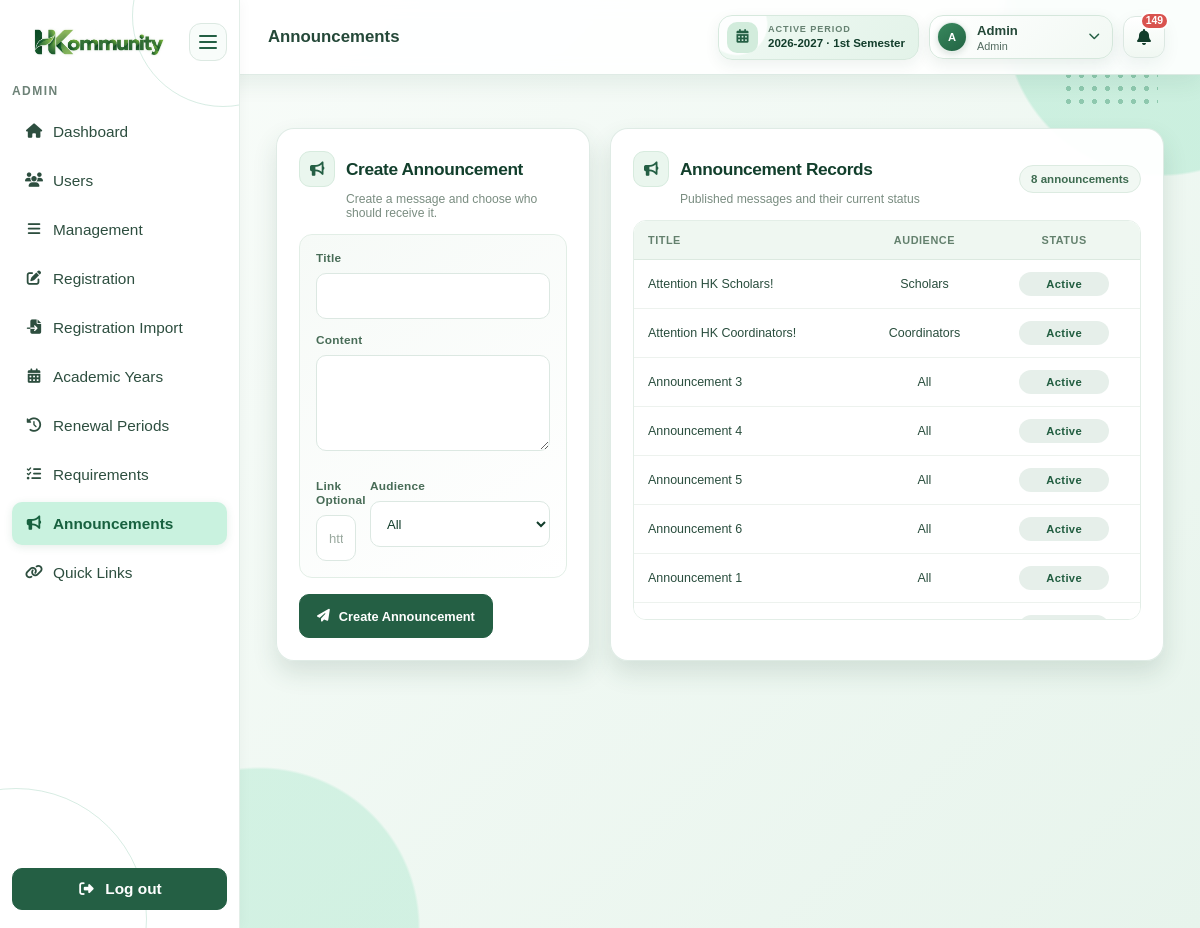
/public/admin/announcements.php (signed in), run on an earlier commit of the app's database.
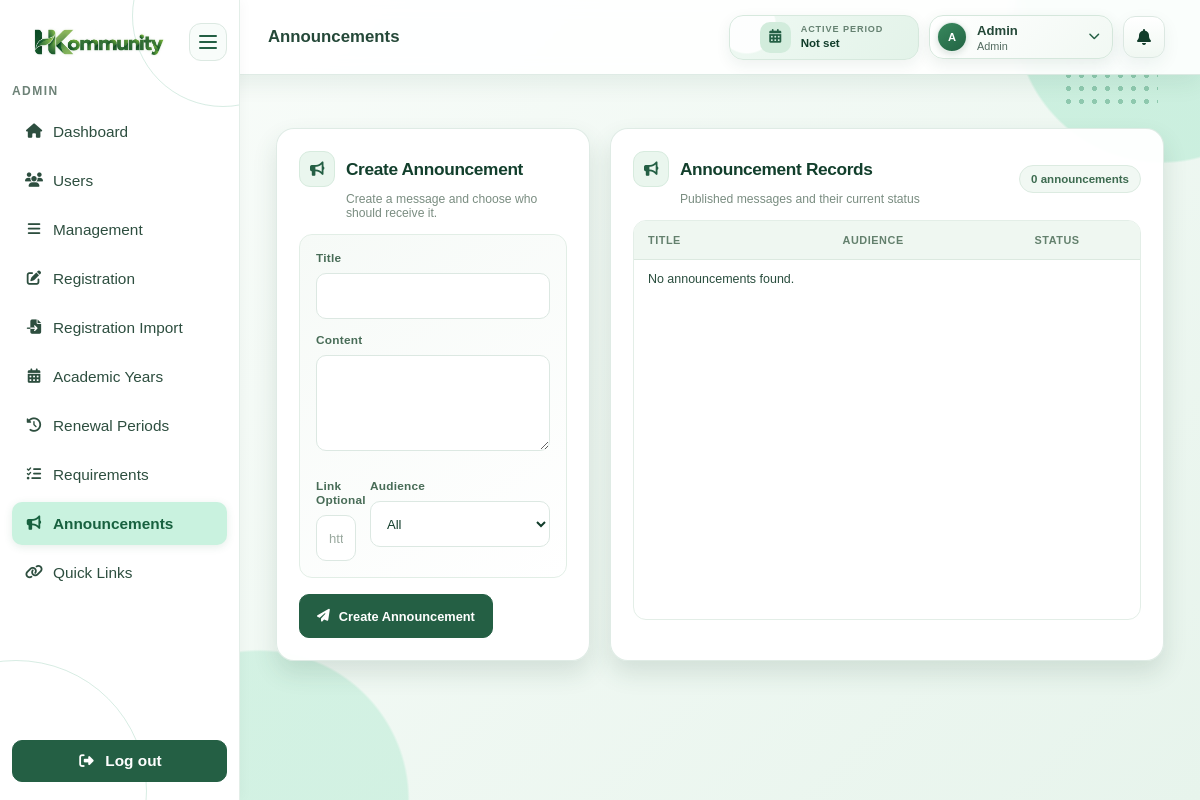
And on a later commit of the database.
### tables this page shows
CREATE TABLE `semesters` (
  `id` bigint(20) UNSIGNED NOT NULL,
  `academic_year_id` bigint(20) UNSIGNED NOT NULL,
  `semester` enum('1st Semester','2nd Semester') NOT NULL,
  `status` enum('active','inactive') NOT NULL DEFAULT 'inactive'
);

CREATE TABLE `academic_years` (
  `id` bigint(20) UNSIGNED NOT NULL,
  `academic_year` varchar(9) NOT NULL,
  `status` enum('active','inactive') NOT NULL DEFAULT 'inactive'
);

CREATE TABLE `announcements` (
  `id` bigint(20) UNSIGNED NOT NULL,
  `title` varchar(200) NOT NULL,
  `content` text NOT NULL,
  `link` text DEFAULT NULL,
  `audience` enum('all','coordinators','scholars') NOT NULL,
  `created_by` bigint(20) UNSIGNED NOT NULL,
  `created_at` timestamp NOT NULL DEFAULT current_timestamp(),
  `updated_at` timestamp NULL DEFAULT NULL ON UPDATE current_timestamp(),
  `status` enum('active','inactive') NOT NULL DEFAULT 'active'
);

### app/views/components/helpers.php (called while the page is built, shortened)
<?php
function e(mixed $value): string
{
    return htmlspecialchars((string) $value, ENT_QUOTES, 'UTF-8');
}

### app/models/Announcement.php (called while the page is built, shortened)
<?php
class Announcement
{
    private PDO $pdo;
    public function __construct(PDO $pdo)
    {
        $this->pdo = $pdo;
    }
    public function all(): array
    {
        return $this->pdo->query(
            'SELECT * FROM announcements ORDER BY created_at DESC'
        )->fetchAll();
    }
}

### public/admin/announcements.php (the view, shortened to what the rows shown need)
<?php
require_once __DIR__ . '/../../config/database.php';
require_once __DIR__ . '/../../app/models/Announcement.php';
require_once __DIR__ . '/../../app/views/components/helpers.php';
$model = new Announcement($pdo);
$items = $model->all();
require __DIR__ . '/../../app/views/components/header.php';
?>
<main class="admin-announcements-main">
    <section class="duty-records-content admin-users-page admin-announcements-page">
        <div class="admin-announcements-layout">
        <section class="records-card admin-users-card" aria-labelledby="create-announcement-title">
            <div class="records-head">
                <div>
                    <h2 class="admin-users-section-title" id="create-announcement-title">
                        <span class="admin-users-section-icon"><i class="fa-solid fa-bullhorn" aria-hidden="true"></i></span>
                        Create Announcement
                    </h2>
                </div>
            </div>
        </section>
        <section class="records-card admin-users-card" aria-labelledby="announcement-records-title">
            <div class="records-head">
                <div>
                    <h2 class="admin-users-section-title" id="announcement-records-title">
                        <span class="admin-users-section-icon"><i class="fa-solid fa-bullhorn" aria-hidden="true"></i></span>
                        Announcement Records
                    </h2>
                </div>
            </div>
            <div class="table-scroll">
                <table class="data-table admin-role-table">
                    <thead>
                        <tr>
                            <th>Title</th>
                            <th>Audience</th>
                            <th>Status</th>
                        </tr>
                    </thead>
                    <tbody>
                        <?php foreach ($items as $item): ?>
                            <tr class="admin-popout-row" tabindex="0" data-admin-dialog="admin-announcement-<?= e($item['id']) ?>" aria-haspopup="dialog" aria-controls="admin-announcement-<?= e($item['id']) ?>">
                                <td><?= e($item['title']) ?></td>
                                <td><?= e(ucfirst($item['audience'])) ?></td>
                                <td><span class="status-pill status-<?= e($item['status']) ?>"><?= e(ucfirst($item['status'])) ?></span></td>
                            </tr>
                        <?php endforeach; ?>
                    </tbody>
                </table>
            </div>
        </section>
        </div>
    </section>
</main>
<?php
require __DIR__ . '/../../app/views/components/footer.php';
?>

### app/views/components/header.php (shortened to what the rows shown need)
<?php
require_once __DIR__ . '/helpers.php';
$pageStyles = array_merge(['public/assets/css/users.css'], $pageStyles ?? []);
$sharedStyles = [
    'foundation.css',
    'dashboards.css',
    'duties.css',
    'coordinator.css',
    'admin.css',
    'scholar-records.css',
    'reports.css',
    'shared-pages.css',
    'components.css',
    'responsive.css',
    'scholar-pages.css',
    'admin-progress.css',
    'responsive-overrides.css',
    'descriptions.css',
];
$currentRole = $_SESSION['role'] ?? '';
$pageClass = trim(
    'app-page '
    . ($currentRole === 'admin' ? 'admin-portal ' : '')
    . ($currentRole === 'coordinator' ? 'coordinator-portal ' : '')
    . ($currentRole === 'scholar' ? 'scholar-portal ' : '')
    . ($pageClass ?? '')
);
$headerActivePeriod = null;
$headerScholarPeriodContext = null;
if (isset($pdo, $_SESSION['user_id'])) {
    if ($currentRole === 'scholar') {
        $headerScholar = isset($scholar) && is_array($scholar)
            ? $scholar
            : (new Scholar($pdo))->findByUserId((int) $_SESSION['user_id']);
        if ($headerScholar) {
            $headerScholarPeriodContext = isset($scholarPeriodContext) && is_array($scholarPeriodContext)
                ? $scholarPeriodContext
                : ScholarPeriodContext::resolve($pdo, $headerScholar);
            $headerActivePeriod = $headerScholarPeriodContext['selected'];
        }
    } else {
        $activePeriodStmt = $pdo->query(
            "SELECT ay.academic_year, sm.semester
             FROM semesters sm
             JOIN academic_years ay ON ay.id = sm.academic_year_id
             WHERE sm.status = 'active' AND ay.status = 'active'
             ORDER BY ay.academic_year DESC,
                      FIELD(sm.semester, '1st Semester', '2nd Semester') DESC
             LIMIT 1"
        );
        $headerActivePeriod = $activePeriodStmt->fetch() ?: null;
    }
}
?>
<!DOCTYPE html>
<html lang="en">
<head>
    <link rel="stylesheet" href="<?= BASE_URL ?>public/assets/fontawesome/css/all.min.css?v=<?= filemtime(__DIR__ . '/../../../public/assets/fontawesome/css/all.min.css') ?>">
    <?php foreach ($sharedStyles as $style): ?>
        <link rel="stylesheet" href="<?= BASE_URL ?>public/assets/css/<?= e($style) ?>?v=<?= filemtime(__DIR__ . '/../../../public/assets/css/' . $style) ?>">
    <?php endforeach; ?>
    <?php foreach ($pageStyles as $style): ?>
        <link rel="stylesheet" href="<?= BASE_URL . ltrim($style, '/') ?>">
    <?php endforeach; ?>
</head>
<body class="<?= e($pageClass) ?>">
<header class="app-header">
    <div class="header-actions">
        <?php if ($currentRole === 'scholar' && $headerScholarPeriodContext): ?>
            <?php
            $periodRequestPath = parse_url((string) ($_SERVER['REQUEST_URI'] ?? ''), PHP_URL_PATH);
            $periodRequestPath = is_string($periodRequestPath) ? $periodRequestPath : BASE_URL . 'public/scholar/dashboard.php';
            $periodQuery = $_GET;
            unset($periodQuery['view_period_id']);
            $periodQuery['view_period_id'] = 'current';
            $currentPeriodUrl = $periodRequestPath . '?' . http_build_query($periodQuery);
            ?>
            <div class="header-menu period-menu">
                <button class="header-period-badge<?= $headerScholarPeriodContext['can_transact'] ? '' : ' is-read-only' ?>" type="button" aria-expanded="false" aria-controls="period-options" aria-label="Choose academic period">
                    <span class="header-period-icon"><i class="fa-solid fa-calendar-days" aria-hidden="true"></i></span>
                    <span class="header-period-copy">
                        <small><?= $headerScholarPeriodContext['can_transact'] ? 'ACTIVE PERIOD' : 'VIEWING HISTORY · READ ONLY' ?></small>
                        <b><?= $headerActivePeriod
                            ? e($headerActivePeriod['academic_year'] . ' · ' . $headerActivePeriod['semester'])
                            : 'No period selected' ?></b>
                    </span>
                    <i class="fa-solid fa-chevron-down header-period-chevron" aria-hidden="true"></i>
                </button>
                <div class="header-menu-options period-options" id="period-options" hidden>
                    <?php if ($headerScholarPeriodContext['current']): ?>
                        <a class="period-option<?= $headerScholarPeriodContext['can_transact'] ? ' is-selected' : '' ?>" href="<?= e($currentPeriodUrl) ?>">
                            <span><b><?= e($headerScholarPeriodContext['current']['academic_year'] . ' · ' . $headerScholarPeriodContext['current']['semester']) ?></b><small>Current active period</small></span>
                            <i class="fa-solid fa-circle-check" aria-hidden="true"></i>
                        </a>
                    <?php endif; ?>
                    <?php foreach ($headerScholarPeriodContext['periods'] as $period): ?>
                        <?php if ($headerScholarPeriodContext['current'] && (int) $period['id'] === (int) $headerScholarPeriodContext['current']['id']) { continue; } ?>
                        <?php
                        $periodQuery['view_period_id'] = (string) $period['id'];
                        $periodUrl = $periodRequestPath . '?' . http_build_query($periodQuery);
                        $isSelectedPeriod = $headerActivePeriod && (int) $headerActivePeriod['id'] === (int) $period['id'];
                        ?>
                        <a class="period-option<?= $isSelectedPeriod ? ' is-selected' : '' ?>" href="<?= e($periodUrl) ?>">
                            <span><b><?= e($period['academic_year'] . ' · ' . $period['semester']) ?></b><small><?= e($period['year_level']) ?> · View only</small></span>
                            <i class="fa-solid fa-lock" aria-hidden="true"></i>
                        </a>
                    <?php endforeach; ?>
                    <?php if (!$headerScholarPeriodContext['current'] && !$headerScholarPeriodContext['periods']): ?>
                        <p class="period-options-empty">No academic period history is available.</p>
                    <?php endif; ?>
                </div>
            </div>
        <?php else: ?>
            <button class="header-period-badge header-period-display" type="button" aria-expanded="false" aria-label="<?= $headerActivePeriod
                ? e('Active period: ' . $headerActivePeriod['academic_year'] . ' ' . $headerActivePeriod['semester'])
                : 'No active academic period' ?>">
                <span class="header-period-copy">
                    <small>ACTIVE PERIOD</small>
                    <b><?= $headerActivePeriod
                        ? e($headerActivePeriod['academic_year'] . ' · ' . $headerActivePeriod['semester'])
                        : 'Not set' ?></b>
                </span>
            </button>
        <?php endif; ?>
    </div>
</header>

What changed in the data, as far as the page shows it:
removed semesters: academic_year+semester "2026-2027 · 1st Semester"
removed announcements: title "Attention HK Scholars!", audience "Scholars", status "Active"
removed announcements: title "Attention HK Coordinators!", audience "Coordinators", status "Active"
removed announcements: title "Announcement 3", audience "All", status "Active"
removed announcements: title "Announcement 4", audience "All", status "Active"
removed announcements: title "Announcement 5", audience "All", status "Active"
removed announcements: title "Announcement 6", audience "All", status "Active"
removed announcements: title "Announcement 1", audience "All", status "Active"
Also different on the page:
count($items): "8" → "0"
$headerUnreadNotifications: "149" → (not shown)
text now shown: "Not set No announcements found."
